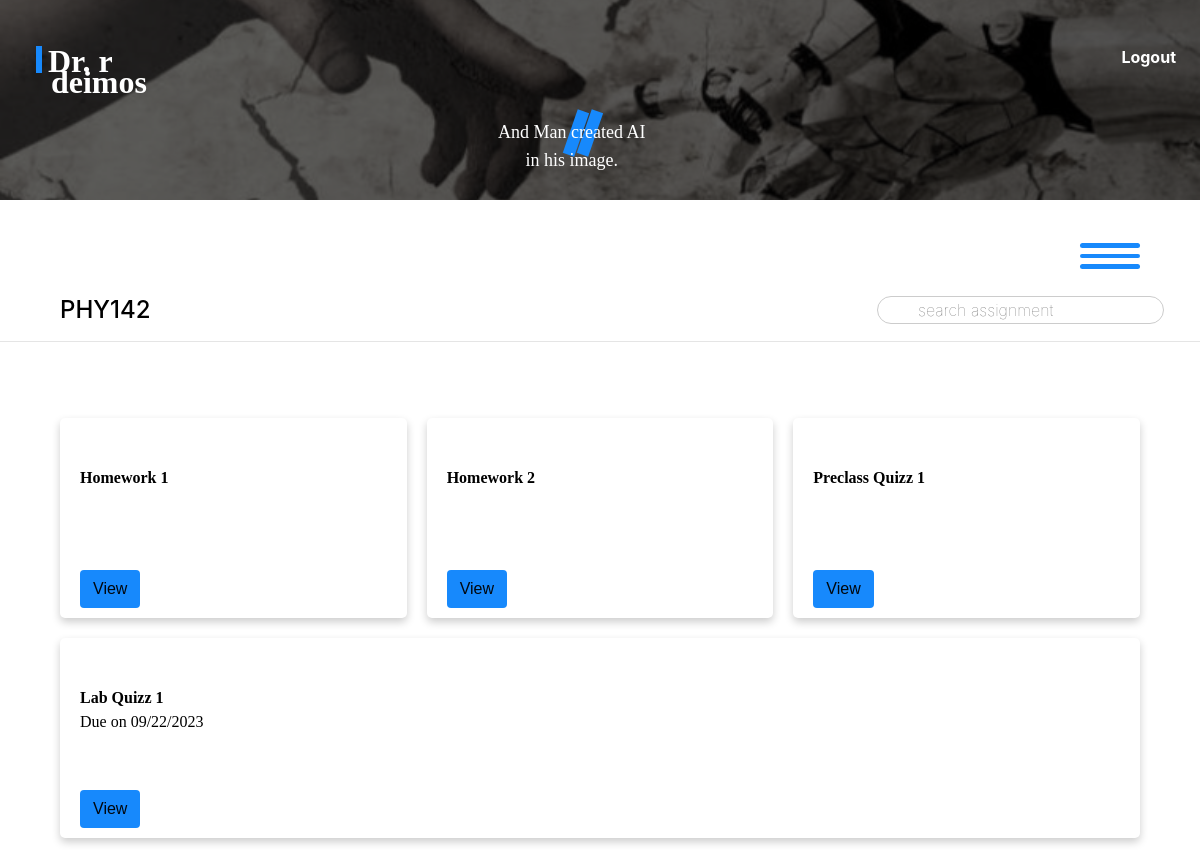
The page /deimos/courses/13 (signed in) on the database its author committed.
### phobos/models.py (models this page shows, shortened)
class Course(models.Model):
    name = models.CharField(max_length=100, blank=False, null=False)
    description = models.CharField(max_length=400, default="No description")
    subject = models.CharField(max_length=100,
                                choices=SubjectChoices.choices,
                                default=SubjectChoices.PHYSICS)
    number_of_students = models.IntegerField(blank=True, null=True)
    difficulty_level = models.CharField(
        max_length=10,
        choices=DifficultyChoices.choices,
        default=DifficultyChoices.MEDIUM,
    )
    professors = models.ManyToManyField('Professor', related_name='courses')
    topics = models.ManyToManyField('Topic', related_name='courses')
    timestamp = models.DateTimeField(auto_now_add=True)
    image = models.ImageField(upload_to='phobos/images/course_covers', blank=True, null=True)

class Assignment(models.Model):
    name = models.CharField(max_length=30)
    course = models.ForeignKey(Course, on_delete=models.CASCADE, related_name="assignments")
    timestamp = models.DateTimeField(auto_now_add=True)
    due_date = models.DateTimeField(blank=True, null=True)
    assigned_date = models.DateTimeField(blank=True, null=True)
    difficulty_level = models.CharField(
        max_length=10,
        choices=DifficultyChoices.choices,
        default=DifficultyChoices.MEDIUM,
    )
    category = models.CharField(max_length=25, choices=AssignmentChoices.choices,
                                 default = AssignmentChoices.HOMEWORK)

### deimos/views.py (the view)
# urls.py: path('courses/<int:course_id>', views.course_management, name='course_management'),
@login_required(login_url='astros:login')
def course_management(request, course_id):
    course = get_object_or_404(Course, pk=course_id)
    student = get_object_or_404(Student, pk = request.user.pk)
    is_enrolled = Enrollment.objects.filter(student=student, course=course).exists()
    if not is_enrolled:
        return HttpResponseForbidden('You are not enrolled in this course.')
    assignments = Assignment.objects.filter(course=course)
    context = {
        "assignments": assignments,
        "course": course
    }
    return render(request, "deimos/course_management.html", context)

### deimos/templates/deimos/course_management.html (shortened to what this page needs)
{% extends 'deimos/layout.html' %}
{% block body%}
    <div id="sf-container">
        <input  id="search-field" type="text" name="search" placeholder="search assignment"/>
    </div>
    <br/>
    <h4>{{course.name}}</h4><hr/>
    <ul class="courses course-list">
        {% for assignment in assignments %}
            {% include 'deimos/assignment_display.html' with assignment=assignment course=course %}
        {% endfor %}
    </ul>
{% endblock %}

### deimos/templates/deimos/assignment_display.html (shortened to what this page needs)
<li class="assignment-li course-li" data-assignment-id="{{ assigment.id }}">
    <div class="course-section assigment-section">
        <div class="image-container">
        </div>
        <div class="c-text a-text">
            <span class="c-name"><strong>{{assignment.name | safe}}</strong></span>
            {% if assignment.due_date %}
                <p class="timestamp">Due on {{ assignment.due_date|date:"m/d/Y" }}</p>
            {% endif %}
        </div>
    </div>
    <div class="edit-section il">{% csrf_token %}
        <div><a href="{% url 'deimos:assignment_management' course_id=course.id assignment_id=assignment.id %}">
            <button class="btn edit-btn co" data-assignment-id="{{ assignment.id}}">View</button></div></a>
    </div>
</li>

### deimos/static/deimos/css/style.css (style rules this page uses)
body.body { background-color: white !important; color:black; padding:0%; }
ul.courses { padding: 5%; }
#search-field { position: absolute; margin-top: 3vh !important; right: 3vw ; border-radius: 20px !important; border: 1px solid #ccc !important; padding-left: 40px !important; transition: box-shadow 0.3s ease, height 0.5s ease, width 0.5s ease !important; background-color: transparent !important; outline: none !important; font-weight: 100 !important; }
h4 { margin-left: 5%; }
li { list-style-type: none; }
.course-list { display: flex; flex-wrap: wrap; gap: 20px; }
.course-li { font-family:'Nebula', 'Times New Roman', Times, serif; flex: 1 0 calc(33.33% - 20px); height: 60vh; padding: 20px; border-radius: 5px; position:relative; background-color: white; box-shadow: 0 4px 8px rgba(0, 0, 0, 0.2); }
.assignment-li { height: 25vh; }
div.course-section { position: relative; height: 70%; }
div.image-container { position: absolute; top: 0; left: 0; height: 85%; width: 100%; overflow: hidden; }
div.c-text { position: absolute; top: 87%; height: 30%; }
.a-text.c-text { top: 25%; }
.edit-section { bottom: 5%; position: absolute; }
.edit-btn { background-color: rgba(23, 137, 252, 1) !important; transition: background-color 0.2s !important; color: rgba(0,0,0,0.95) !important; font-weight:400 !important; font-family: 'Aileron', sans-serif; }

### rows shown on the page
Course: name "PHY142"
Assignment: name "Homework 1"
Assignment: name "Homework 2"
Assignment: name "Preclass Quizz 1"
Assignment: name "Lab Quizz 1", due_date "09/22/2023"
